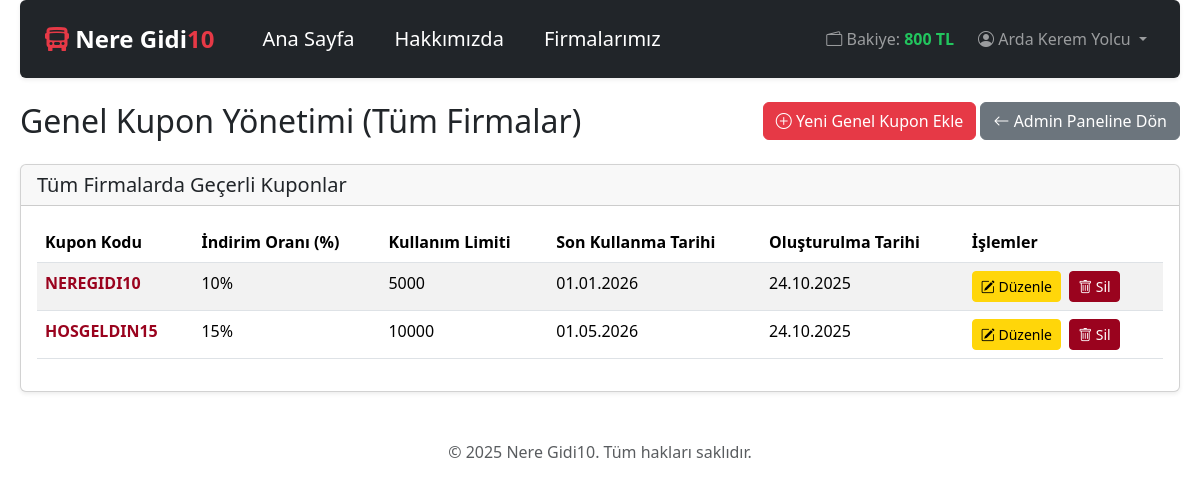
The app's page /admin_kupon_yonetimi.php (signed in) with its own data.
### tables this page shows
CREATE TABLE "Coupons" (
    "id" INTEGER PRIMARY KEY AUTOINCREMENT,
    "uuid" TEXT NOT NULL UNIQUE,
    "code" TEXT NOT NULL UNIQUE, -- Kupon kodunun da benzersiz olması gerekir
    "discount" REAL NOT NULL, -- 0.10 (%10) gibi ondalıklı
    "company_id" TEXT, -- Eğer NULL ise genel kupon (Admin), doluysa firmaya özel
    "usage_limit" INTEGER NOT NULL DEFAULT 100,
    "expire_date" DATETIME NOT NULL,
    "created_at" DATETIME DEFAULT CURRENT_TIMESTAMP,
    FOREIGN KEY ("company_id") REFERENCES "Bus_Company"("uuid") ON DELETE CASCADE
);

### admin_kupon_yonetimi.php (the view, shortened to what this page needs)
<?php
include 'header.php';
try {
    $sql_kuponlar = "SELECT * FROM Coupons
                     WHERE company_id IS NULL
                     ORDER BY created_at DESC";
    $sorgu_kuponlar = $vt->query($sql_kuponlar);
    $genel_kuponlar = $sorgu_kuponlar->fetchAll(PDO::FETCH_ASSOC);
} catch (PDOException $hata) {
    echo '<div class="alert alert-danger">Genel kuponlar yüklenirken bir hata oluştu: ' . $hata->getMessage() . '</div>';
    $genel_kuponlar = [];
}
?>
<div class="d-flex justify-content-between align-items-center mb-4">
    <h2 class="mb-0">Genel Kupon Yönetimi (Tüm Firmalar)</h2>
    <div>
        <a href="admin_kupon_ekle.php" class="btn btn-primary">
            <i class="bi bi-plus-circle"></i> Yeni Genel Kupon Ekle
        </a>
         <a href="admin_panel.php" class="btn btn-secondary">
             <i class="bi bi-arrow-left"></i> Admin Paneline Dön
        </a>
    </div>
</div>
<div class="card shadow-sm">
    <div class="card-header">
        <h5 class="mb-0">Tüm Firmalarda Geçerli Kuponlar</h5>
    </div>
    <div class="card-body">
        <?php if (empty($genel_kuponlar)): ?>
            <div class="alert alert-info">Henüz hiç genel kupon oluşturulmamış.</div>
        <?php else: ?>
            <div class="table-responsive">
                <table class="table table-striped table-hover">
                    <thead>
                        <tr>
                            <th>Kupon Kodu</th>
                            <th>İndirim Oranı (%)</th>
                            <th>Kullanım Limiti</th>
                            <th>Son Kullanma Tarihi</th>
                            <th>Oluşturulma Tarihi</th>
                            <th>İşlemler</th>
                        </tr>
                    </thead>
                    <tbody>
                        <?php foreach ($genel_kuponlar as $kupon): ?>
                            <tr>
                                <td class="fw-bold text-danger"><?php echo htmlspecialchars($kupon['code']); ?></td>
                                <td><?php echo htmlspecialchars($kupon['discount'] * 100); ?>%</td>
                                <td><?php echo htmlspecialchars($kupon['usage_limit']); ?></td>
                                <td><?php echo date('d.m.Y', strtotime($kupon['expire_date'])); ?></td>
                                <td><?php echo date('d.m.Y', strtotime($kupon['created_at'])); ?></td>
                                <td>
                                    <a href="admin_kupon_duzenle.php?kupon_uuid=<?php echo $kupon['uuid']; ?>" class="btn btn-warning btn-sm me-1">
                                        <i class="bi bi-pencil-square"></i> Düzenle
                                    </a>
                                    <form action="islem_admin_kupon_sil.php" method="POST" class="d-inline" onsubmit="return confirm('Bu genel kuponu silmek istediğinize emin misiniz?');">
                                        <button type="submit" class="btn btn-danger btn-sm">
                                            <i class="bi bi-trash"></i> Sil
                                        </button>
                                    </form>
                                </td>
                            </tr>
                        <?php endforeach; ?>
                    </tbody>
                </table>
            </div>
        <?php endif; ?>
    </div>
</div>
<footer class="text-center text-muted mt-5 mb-3">
    &copy; <?php echo date("Y"); ?> Nere Gidi10. Tüm hakları saklıdır.
</footer>
</body>
</html>

### style.css (style rules this page uses)
.btn-primary { background-color: #E63946 !important; border-color: #E63946 !important; color: #fff !important; }
.btn-danger { background-color: #9A031E !important; border-color: #9A031E !important; color: #fff !important; }
.text-danger { color: #9A031E !important; }
.btn-warning { background-color: #FFD60A !important; border-color: #FFD60A !important; color: #000 !important; }
body { padding-left: 20px !important; padding-right: 20px !important; }

### header.php (style rules this page uses)
body { font-family: system-ui, -apple-system, "Segoe UI", Roboto, "Helvetica Neue", "Noto Sans", "Liberation Sans", Arial, sans-serif, "Apple Color Emoji", "Segoe UI Emoji", "Segoe UI Symbol", "Noto Color Emoji"; }

### records on screen
coupons: code "NEREGIDI10", $kupon['discount']*100 "10", usage_limit "5000", expire_date "01.01.2026", created_at "24.10.2025"
coupons: code "HOSGELDIN15", $kupon['discount']*100 "15", usage_limit "10000", expire_date "01.05.2026", created_at "24.10.2025"

### other values on screen
$_SESSION['kullanici_bakiyesi'] "800"
$_SESSION['kullanici_adi'] "Arda Kerem Yolcu"
